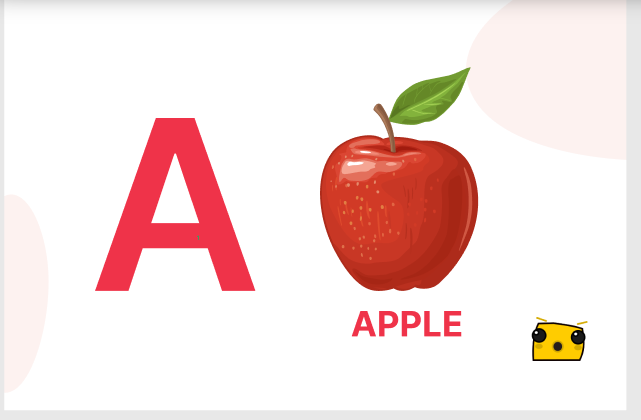
#> input picture Screenshot (21).png, 641 x 420 px
$ jupyter execute --allow-errors pankaj.ipynb
#> lines starting #> are read from the running program, lines starting #| are printed output that depends on the picture
[cell 1]
import cv2
import pytesseract
from gtts import gTTS

# Load the image
img = cv2.imread('Screenshot (21).png')
#> img is the input picture: shape (420, 641, 3); mean B, G, R 222.5, 224.9, 245.7

# Convert the image to grayscale
gray = cv2.cvtColor(img, cv2.COLOR_BGR2GRAY)
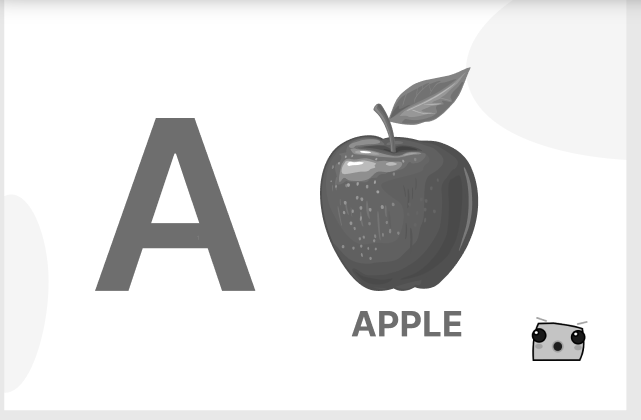
#> gray: shape (420, 641); min 0, max 255, mean 230.9

# Perform text recognition using Tesseract OCR
pytesseract.pytesseract.tesseract_cmd = r'C:/Users/Rohan/Desktop/Python/env/Tesseract-OCR' # Update this path to the location of your Tesseract OCR executable
#> (the rest of this cell did not finish here and is left out)
